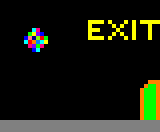

Rendered tile map (Tiled .tmx) drawn with the repository's tilesets; below, a short description and the full map source, tile grids included:
An orthogonal 40x33 tile map with 4x4 px tiles, 1 tile layer (Capa de Patrones 1).

<map version="1.0" orientation="orthogonal" renderorder="right-down" width="40" height="33" tilewidth="4" tileheight="4" nextobjectid="1">
 <tileset firstgid="1" name="CPCpaleta" tilewidth="4" tileheight="4" tilecount="27" columns="9">
  <image source="CPCpaleta.png" width="36" height="12" />
 </tileset>
 <layer name="Capa de Patrones 1" width="40" height="33">
  <data encoding="csv">
1,1,1,1,1,1,1,1,1,1,1,1,1,1,1,1,1,1,1,1,1,1,1,1,1,1,1,1,1,1,1,1,1,1,1,1,1,1,1,1,
1,1,1,1,1,1,1,1,1,1,1,1,1,1,1,1,1,1,1,1,1,1,1,1,1,1,1,1,1,1,1,1,1,1,1,1,1,1,1,1,
1,1,1,1,1,1,1,1,1,1,1,1,1,1,1,1,1,1,1,1,1,1,1,1,1,1,1,1,1,1,1,1,1,1,1,1,1,1,1,1,
1,1,1,1,1,1,1,1,1,1,1,1,1,1,1,1,1,1,1,1,1,1,1,1,1,1,1,1,1,1,1,1,1,1,1,1,1,1,1,1,
1,1,1,1,1,1,1,1,1,1,1,1,1,1,1,1,1,1,1,1,1,1,1,1,1,1,1,1,1,1,1,1,1,1,1,1,1,1,1,1,
1,1,1,1,1,1,1,1,1,1,1,1,1,1,1,1,1,1,1,1,1,1,25,25,25,25,1,25,1,1,1,25,1,25,1,25,25,25,25,25,
1,1,1,1,1,1,1,1,1,1,1,1,1,1,1,1,1,1,1,1,1,1,25,1,1,1,1,1,25,1,25,1,1,25,1,1,1,25,1,1,
1,1,1,1,1,1,1,1,21,8,1,1,1,1,1,1,1,1,1,1,1,1,25,25,25,1,1,1,1,25,1,1,1,25,1,1,1,25,1,1,
1,1,1,1,1,1,1,19,25,6,3,1,1,1,1,1,1,1,1,1,1,1,25,1,1,1,1,1,25,1,25,1,1,25,1,1,1,25,1,1,
1,1,1,1,1,1,3,17,5,22,7,19,1,1,1,1,1,1,1,1,1,1,25,25,25,25,1,25,1,1,1,25,1,25,1,1,1,25,1,1,
1,1,1,1,1,1,21,7,16,12,21,25,1,1,1,1,1,1,1,1,1,1,1,1,1,1,1,1,1,1,1,1,1,1,1,1,1,1,1,1,
1,1,1,1,1,1,1,8,6,19,8,1,1,1,1,1,1,1,1,1,1,1,1,1,1,1,1,1,1,1,1,1,1,1,1,1,1,1,1,1,
1,1,1,1,1,1,1,1,3,21,1,1,1,1,1,1,1,1,1,1,1,1,1,1,1,1,1,1,1,1,1,1,1,1,1,1,1,1,1,1,
1,1,1,1,1,1,1,1,1,1,1,1,1,1,1,1,1,1,1,1,1,1,1,1,1,1,1,1,1,1,1,1,1,1,1,1,1,1,1,1,
1,1,1,1,1,1,1,1,1,1,1,1,1,1,1,1,1,1,1,1,1,1,1,1,1,1,1,1,1,1,1,1,1,1,1,1,1,1,1,1,
1,1,1,1,1,1,1,1,1,1,1,1,1,1,1,1,1,1,1,1,1,1,1,1,1,1,1,1,1,1,1,1,1,1,1,1,1,1,1,1,
1,1,1,1,1,1,1,1,1,1,1,1,1,1,1,1,1,1,1,1,1,1,1,1,1,1,1,1,1,1,1,1,1,1,1,1,1,1,1,1,
1,1,1,1,1,1,1,1,1,1,1,1,1,1,1,1,1,1,1,1,1,1,1,1,1,1,1,1,1,1,1,1,1,1,1,1,1,1,1,1,
1,1,1,1,1,1,1,1,1,1,1,1,1,1,1,1,1,1,1,1,1,1,1,1,1,1,1,1,1,1,1,1,1,1,1,1,1,1,1,1,
1,1,1,1,1,1,1,1,1,1,1,1,1,1,1,1,1,1,1,1,1,1,1,1,1,1,1,1,1,1,1,1,1,1,1,1,1,1,1,1,
1,1,1,1,1,1,1,1,1,1,1,1,1,1,1,1,1,1,1,1,1,1,1,1,1,1,1,1,1,1,1,1,1,1,1,1,1,16,16,16,
1,1,1,1,1,1,1,1,1,1,1,1,1,1,1,1,1,1,1,1,1,1,1,1,1,1,1,1,1,1,1,1,1,1,1,1,16,19,19,16,
1,1,1,1,1,1,1,1,1,1,1,1,1,1,1,1,1,1,1,1,1,1,1,1,1,1,1,1,1,1,1,1,1,1,1,16,19,19,19,16,
1,1,1,1,1,1,1,1,1,1,1,1,1,1,1,1,1,1,1,1,1,1,1,1,1,1,1,1,1,1,1,1,1,1,1,16,19,19,19,16,
1,1,1,1,1,1,1,1,1,1,1,1,1,1,1,1,1,1,1,1,1,1,1,1,1,1,1,1,1,1,1,1,1,1,1,16,19,19,19,16,
1,1,1,1,1,1,1,1,1,1,1,1,1,1,1,1,1,1,1,1,1,1,1,1,1,1,1,1,1,1,1,1,1,1,1,16,19,19,19,16,
1,1,1,1,1,1,1,1,1,1,1,1,1,1,1,1,1,1,1,1,1,1,1,1,1,1,1,1,1,1,1,1,1,1,1,16,19,19,19,16,
1,1,1,1,1,1,1,1,1,1,1,1,1,1,1,1,1,1,1,1,1,1,1,1,1,1,1,1,1,1,1,1,1,1,1,16,19,19,19,16,
1,1,1,1,1,1,1,1,1,1,1,1,1,1,1,1,1,1,1,1,1,1,1,1,1,1,1,1,1,1,1,1,1,1,1,16,19,19,19,16,
1,1,1,1,1,1,1,1,1,1,1,1,1,1,1,1,1,1,1,1,1,1,1,1,1,1,1,1,1,1,1,1,1,1,1,16,19,19,19,16,
14,14,14,14,14,14,14,14,14,14,14,14,14,14,14,14,14,14,14,14,14,14,14,14,14,14,14,14,14,14,14,14,14,14,14,14,14,14,14,14,
14,14,14,14,14,14,14,14,14,14,14,14,14,14,14,14,14,14,14,14,14,14,14,14,14,14,14,14,14,14,14,14,14,14,14,14,14,14,14,14,
14,14,14,14,14,14,14,14,14,14,14,14,14,14,14,14,14,14,14,14,14,14,14,14,14,14,14,14,14,14,14,14,14,14,14,14,14,14,14,14
</data>
 </layer>
</map>
